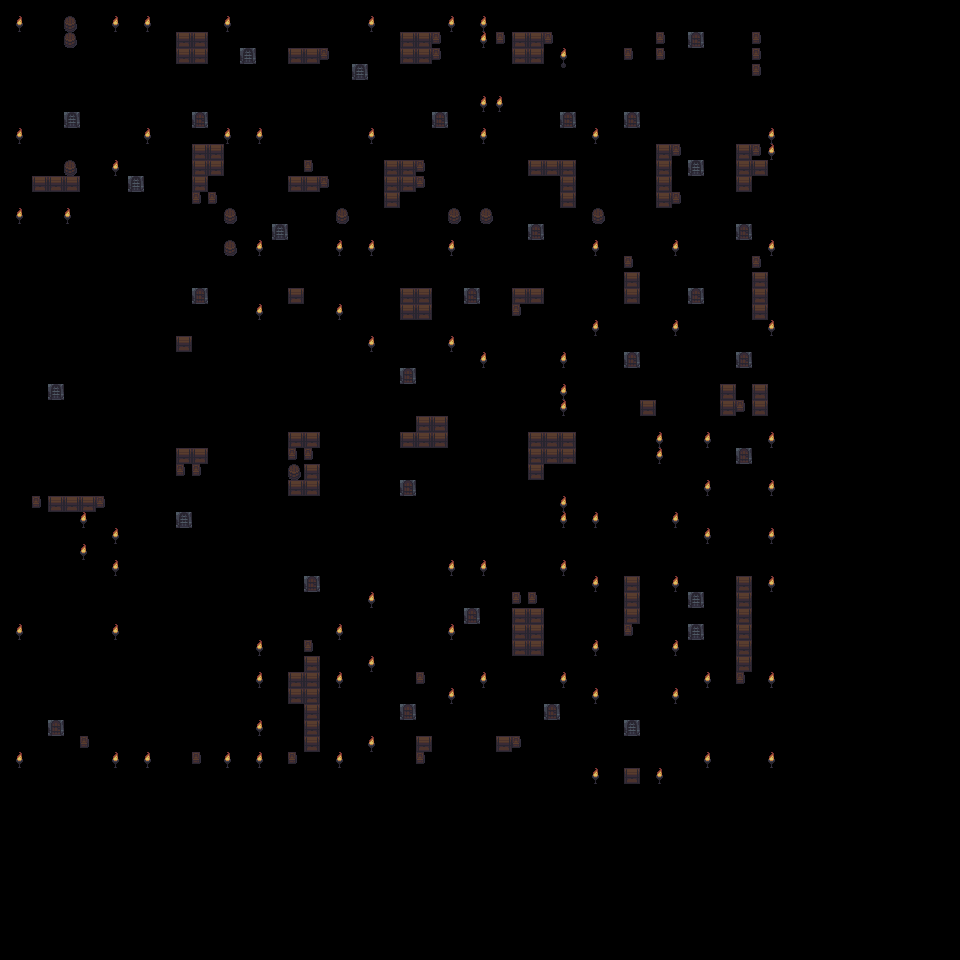

The image is a tile-based game level rendered from a .tmx file. Its description and source (layers, tilesets, objects; grid data summarised) follow:
An orthogonal 60x60 tile map with 16x16 px tiles, 1 tile layer (special doors), 2 hidden layers not drawn.

<map version="1.4" tiledversion="1.4.1" orientation="orthogonal" renderorder="right-down" width="60" height="60" tilewidth="16" tileheight="16" infinite="0" nextlayerid="10" nextobjectid="1">
 <tileset firstgid="1" name="dungeon_tiles_formatted_v2" tilewidth="16" tileheight="16" tilecount="299" columns="23">
  <image source="dungeon_tiles_formatted_v2.png" width="368" height="208" />
 </tileset>
 <layer id="2" name="Road" width="60" height="60" visible="0">
  <data>[3600 cells, 3570 non-empty, 28 distinct tile ids]</data>
 </layer>
 <layer id="8" name="shop" width="60" height="60" visible="0">
  <data>[3600 cells, 89 non-empty, 7 distinct tile ids]</data>
 </layer>
 <layer id="5" name="special doors" width="60" height="60">
  <data>[3600 cells, 284 non-empty, 7 distinct tile ids]</data>
 </layer>
</map>
